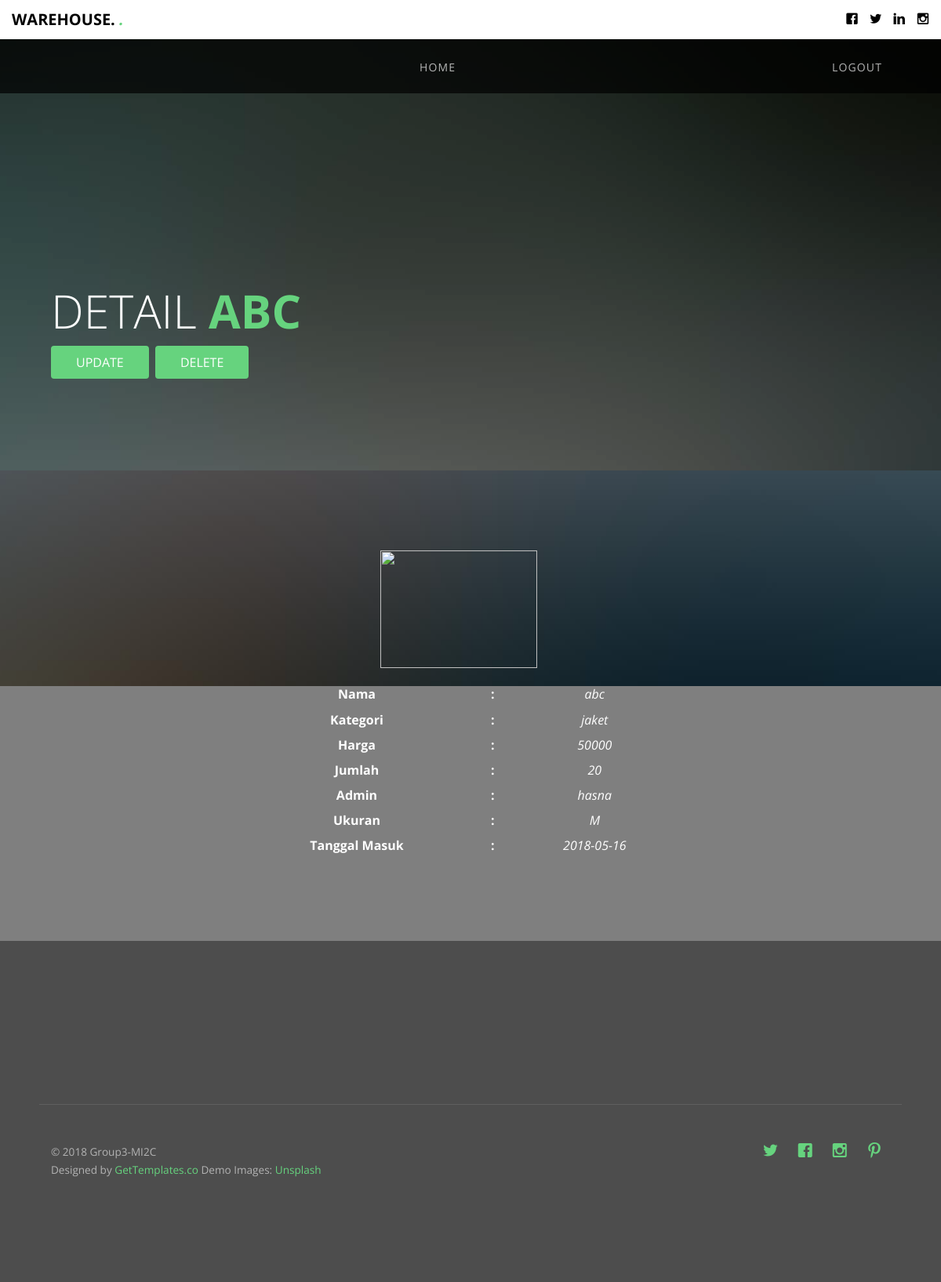
/Welcome/detailbarang/2, run on an earlier commit of the app's database.
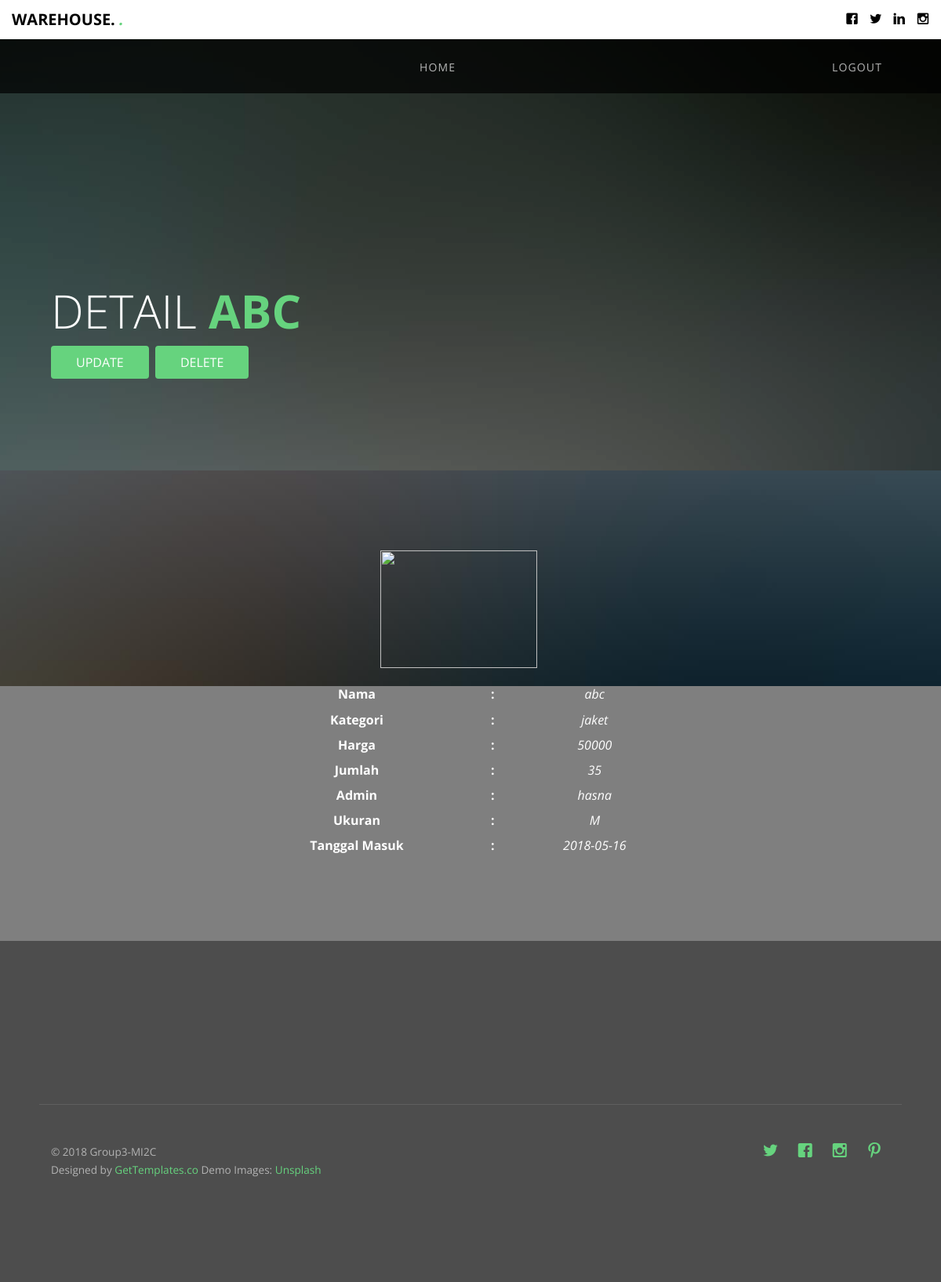
And on a later commit of the database.
### tables this page shows
CREATE TABLE `barang` (
  `id_barang` int(11) NOT NULL,
  `nama` varchar(25) NOT NULL,
  `id_kategori` int(11) NOT NULL,
  `harga` varchar(25) NOT NULL,
  `jumlah` varchar(10) NOT NULL,
  `id_admin` int(11) NOT NULL,
  `id_ukuran` int(11) NOT NULL,
  `tgl_masuk` date NOT NULL,
  `Gambar` varchar(200) NOT NULL
);

CREATE TABLE `kategori` (
  `id_kategori` int(11) NOT NULL,
  `nama_kategori` varchar(50) NOT NULL
);

CREATE TABLE `ukuran` (
  `id_ukuran` int(10) NOT NULL,
  `nama_ukuran` varchar(20) NOT NULL
);

### application/controllers/Welcome.php (called while the page is built, shortened)
<?php
class Welcome extends CI_Controller {
	public function __construct()
	{
		$this->load->helper('url');
        $this->load->helper('form');
        $this->load->helper('text');
        $this->load->library('form_validation');
		$this->load->model('Gudang_model');
        $this->load->model('Barang_model');
        $this->load->model('Kategori_model');
        $this->load->model('Admin_model');
        $this->load->model('User_model');
		$this->load->helper(array('url_helper','date','file'));
	}
    public function detailbarang(){
        $id_barang = $this->uri->segment(3);
        $data['Barang_list']=$this->Gudang_model->get_barang_by_id($id_barang);
        $this->load->view('admin/detailbarang', $data);
    }
}

### index.php (called while the page is built, shortened)
<?php
require_once BASEPATH.'core/CodeIgniter.php';

### application/models/Gudang_model.php (called while the page is built, shortened)
<?php
class Gudang_model extends CI_Model {
    public function get_barang_by_id($id)
    {
		$this->db->select ( '*' );
		$this->db->from('barang');
        $this->db->join('ukuran', 'ukuran.id_ukuran = barang.id_ukuran', 'left');
        $this->db->join('kategori', 'kategori.id_kategori = barang.id_kategori', 'left');
        $this->db->join('admin', 'admin.id_admin = barang.id_admin', 'left');
    	$this->db->where('barang.id_barang', $id);
    	$query = $this->db->get();
		return $query->row_array();
    }
}
?>

### application/views/admin/detailbarang.php (the view, shortened to what the changed rows need)
	<header id="gtco-header" class="gtco-cover gtco-cover-sm" role="banner" style="background-image: url(http://localhost:8080/ci3-gudang/assets/images/img_bg_3.jpg)" data-stellar-background-ratio="0.5">
		<div class="gtco-container">
			<div class="row row-mt-15em">
				<div class="col-md-7 mt-text text-left animate-box" data-animate-effect="fadeInUp">
					<h1>Detail <strong><?php echo $Barang_list['nama']  ?></strong></h1>
                    </div>
			</div>
		</div>
	</header>
<section id="about">
     <div class="gtco-cover gtco-cover-sm" style="background-image: url(http://localhost:8080/ci3-gudang/assets/images/img_bg_2.jpg)" data-stellar-background-ratio="0.5">
          <div class="gtco-container text-center">
               <div class="display-t">
                    <div class="display-tc">
                         <div class="row">
<font color="white">
          <div class="col-lg-12">
               <div class="col-lg-2"><i><?php echo $Barang_list['nama'] ?></i></div>
          </div>
          <div class="col-lg-12">
               <div class="col-lg-2"><i><?php echo $Barang_list['nama_kategori'] ?></i></div>
          </div>
          <div class="col-lg-12">
               <div class="col-lg-2"><i><?php echo $Barang_list['harga'] ?></i></div>
          </div>
          <div class="col-lg-12">
               <div class="col-lg-2"><i><?php echo $Barang_list['jumlah'] ?></i></div>
          </div>
          <div class="col-lg-12">
               <div class="col-lg-2"><i><?php echo $Barang_list['nama_admin'] ?></i></div>
          </div>
          <div class="col-lg-12">
               <div class="col-lg-2"><i><?php echo $Barang_list['nama_ukuran'] ?></i></div>
          </div>
          <div class="col-lg-12">
               <div class="col-lg-2"><i><?php echo $Barang_list['tgl_masuk'] ?></i></div>
          </div>
</font>
					</div>
					</div>
				</div>
				</div>
			</div>
</section>

What changed in the data, as far as the page shows it:
changed barang "ABC": jumlah "20" → "35"
